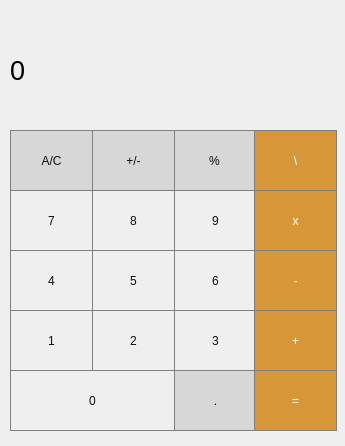
<?xml version="1.0" encoding="UTF-8"?>
<ui version="4.0">
 <class>MainWindow</class>
 <widget class="QMainWindow" name="MainWindow">
  <property name="geometry">
   <rect>
    <x>0</x>
    <y>0</y>
    <width>345</width>
    <height>446</height>
   </rect>
  </property>
  <property name="windowTitle">
   <string>MainWindow</string>
  </property>
  <widget class="QWidget" name="centralwidget">
   <widget class="QLabel" name="result_show">
    <property name="geometry">
     <rect>
      <x>10</x>
      <y>10</y>
      <width>327</width>
      <height>121</height>
     </rect>
    </property>
    <property name="minimumSize">
     <size>
      <width>241</width>
      <height>61</height>
     </size>
    </property>
    <property name="font">
     <font>
      <pointsize>20</pointsize>
     </font>
    </property>
    <property name="styleSheet">
     <string notr="true">QLabel{
	qproperty-alignment: 'AlignVCenter | AlignRight';
	border: 1px solid gray;
	color:  black;
}

background-color:white;</string>
    </property>
    <property name="text">
     <string>0</string>
    </property>
   </widget>
   <widget class="QPushButton" name="pushButton_clear">
    <property name="geometry">
     <rect>
      <x>10</x>
      <y>130</y>
      <width>83</width>
      <height>61</height>
     </rect>
    </property>
    <property name="minimumSize">
     <size>
      <width>61</width>
      <height>61</height>
     </size>
    </property>
    <property name="styleSheet">
     <string notr="true">QPushButton{
	background-color: rgb(215,215,215);
	border: 1px solid gray;
	color: #0f0f0f;
}
QPushButton: pressed {
	background-color: qlineargradient(x1: 0, y1: 0, x2: 0, y2: 1, stop: 0 #BEBEBE stop: 1 #D7D7D7);
}</string>
    </property>
    <property name="text">
     <string>А/C</string>
    </property>
   </widget>
   <widget class="QPushButton" name="pushButton_plus_minus">
    <property name="geometry">
     <rect>
      <x>92</x>
      <y>130</y>
      <width>83</width>
      <height>61</height>
     </rect>
    </property>
    <property name="minimumSize">
     <size>
      <width>61</width>
      <height>61</height>
     </size>
    </property>
    <property name="styleSheet">
     <string notr="true">QPushButton{
	background-color: rgb(215,215,215);
	border: 1px solid gray;
	color: #0f0f0f;
}
QPushButton: pressed {
	background-color: qlineargradient(x1: 0, y1: 0, x2: 0, y2: 1, stop: 0 #BEBEBE stop: 1 #D7D7D7);
}</string>
    </property>
    <property name="text">
     <string>+/-</string>
    </property>
   </widget>
   <widget class="QPushButton" name="pushButton_proc">
    <property name="geometry">
     <rect>
      <x>174</x>
      <y>130</y>
      <width>81</width>
      <height>61</height>
     </rect>
    </property>
    <property name="minimumSize">
     <size>
      <width>61</width>
      <height>61</height>
     </size>
    </property>
    <property name="styleSheet">
     <string notr="true">QPushButton{
	background-color: rgb(215,215,215);
	border: 1px solid gray;
	color: #0f0f0f;
}
QPushButton: pressed {
	background-color: qlineargradient(x1: 0, y1: 0, x2: 0, y2: 1, stop: 0 #BEBEBE stop: 1 #D7D7D7);
}</string>
    </property>
    <property name="text">
     <string>%</string>
    </property>
   </widget>
   <widget class="QPushButton" name="pushButton_del">
    <property name="geometry">
     <rect>
      <x>254</x>
      <y>130</y>
      <width>83</width>
      <height>61</height>
     </rect>
    </property>
    <property name="minimumSize">
     <size>
      <width>61</width>
      <height>61</height>
     </size>
    </property>
    <property name="text">
     <string>\</string>
    </property>
   </widget>
   <widget class="QPushButton" name="pushButton_8">
    <property name="geometry">
     <rect>
      <x>92</x>
      <y>190</y>
      <width>83</width>
      <height>61</height>
     </rect>
    </property>
    <property name="minimumSize">
     <size>
      <width>61</width>
      <height>61</height>
     </size>
    </property>
    <property name="styleSheet">
     <string notr="true">QPushButton{
	border: 1px solid gray;
	color: #0f0f0f;
}
QPushButton: pressed {
	background-color: qlineargradient(x1: 0, y1: 0, x2: 0, y2: 1, stop: 0 #dadbde, stop: 1 #f6f7fa);
}</string>
    </property>
    <property name="text">
     <string>8</string>
    </property>
   </widget>
   <widget class="QPushButton" name="pushButton_7">
    <property name="geometry">
     <rect>
      <x>10</x>
      <y>190</y>
      <width>83</width>
      <height>61</height>
     </rect>
    </property>
    <property name="minimumSize">
     <size>
      <width>61</width>
      <height>61</height>
     </size>
    </property>
    <property name="styleSheet">
     <string notr="true">QPushButton{
	border: 1px solid gray;
	color: #0f0f0f;
}
QPushButton: pressed {
	background-color: qlineargradient(x1: 0, y1: 0, x2: 0, y2: 1, stop: 0 #dadbde, stop: 1 #f6f7fa);
}</string>
    </property>
    <property name="text">
     <string>7</string>
    </property>
   </widget>
   <widget class="QPushButton" name="pushButton_9">
    <property name="geometry">
     <rect>
      <x>174</x>
      <y>190</y>
      <width>83</width>
      <height>61</height>
     </rect>
    </property>
    <property name="minimumSize">
     <size>
      <width>61</width>
      <height>61</height>
     </size>
    </property>
    <property name="styleSheet">
     <string notr="true">QPushButton{
	border: 1px solid gray;
	color: #0f0f0f;
}
QPushButton: pressed {
	background-color: qlineargradient(x1: 0, y1: 0, x2: 0, y2: 1, stop: 0 #dadbde, stop: 1 #f6f7fa);
}</string>
    </property>
    <property name="text">
     <string>9</string>
    </property>
   </widget>
   <widget class="QPushButton" name="pushButton_5">
    <property name="geometry">
     <rect>
      <x>92</x>
      <y>250</y>
      <width>83</width>
      <height>61</height>
     </rect>
    </property>
    <property name="minimumSize">
     <size>
      <width>61</width>
      <height>61</height>
     </size>
    </property>
    <property name="styleSheet">
     <string notr="true">QPushButton{
	border: 1px solid gray;
	color: #0f0f0f;
}
QPushButton: pressed {
	background-color: qlineargradient(x1: 0, y1: 0, x2: 0, y2: 1, stop: 0 #dadbde, stop: 1 #f6f7fa);
}</string>
    </property>
    <property name="text">
     <string>5</string>
    </property>
   </widget>
   <widget class="QPushButton" name="pushButton_4">
    <property name="geometry">
     <rect>
      <x>10</x>
      <y>250</y>
      <width>83</width>
      <height>61</height>
     </rect>
    </property>
    <property name="minimumSize">
     <size>
      <width>61</width>
      <height>61</height>
     </size>
    </property>
    <property name="styleSheet">
     <string notr="true">QPushButton{
	border: 1px solid gray;
	color: #0f0f0f;
}
QPushButton: pressed {
	background-color: qlineargradient(x1: 0, y1: 0, x2: 0, y2: 1, stop: 0 #dadbde, stop: 1 #f6f7fa);
}</string>
    </property>
    <property name="text">
     <string>4</string>
    </property>
   </widget>
   <widget class="QPushButton" name="pushButton_11">
    <property name="geometry">
     <rect>
      <x>254</x>
      <y>250</y>
      <width>83</width>
      <height>61</height>
     </rect>
    </property>
    <property name="minimumSize">
     <size>
      <width>61</width>
      <height>61</height>
     </size>
    </property>
    <property name="text">
     <string>-</string>
    </property>
   </widget>
   <widget class="QPushButton" name="pushButton_6">
    <property name="geometry">
     <rect>
      <x>174</x>
      <y>250</y>
      <width>83</width>
      <height>61</height>
     </rect>
    </property>
    <property name="minimumSize">
     <size>
      <width>61</width>
      <height>61</height>
     </size>
    </property>
    <property name="styleSheet">
     <string notr="true">QPushButton{
	border: 1px solid gray;
	color: #0f0f0f;
}
QPushButton: pressed {
	background-color: qlineargradient(x1: 0, y1: 0, x2: 0, y2: 1, stop: 0 #dadbde, stop: 1 #f6f7fa);
}</string>
    </property>
    <property name="text">
     <string>6</string>
    </property>
   </widget>
   <widget class="QPushButton" name="pushButton_2">
    <property name="geometry">
     <rect>
      <x>92</x>
      <y>310</y>
      <width>83</width>
      <height>61</height>
     </rect>
    </property>
    <property name="minimumSize">
     <size>
      <width>61</width>
      <height>61</height>
     </size>
    </property>
    <property name="styleSheet">
     <string notr="true">QPushButton{
	border: 1px solid gray;
	color: #0f0f0f;
}
QPushButton: pressed {
	background-color: qlineargradient(x1: 0, y1: 0, x2: 0, y2: 1, stop: 0 #dadbde, stop: 1 #f6f7fa);
}</string>
    </property>
    <property name="text">
     <string>2</string>
    </property>
   </widget>
   <widget class="QPushButton" name="pushButton_1">
    <property name="geometry">
     <rect>
      <x>10</x>
      <y>310</y>
      <width>83</width>
      <height>61</height>
     </rect>
    </property>
    <property name="minimumSize">
     <size>
      <width>61</width>
      <height>61</height>
     </size>
    </property>
    <property name="styleSheet">
     <string notr="true">QPushButton{
	border: 1px solid gray;
	color: #0f0f0f;
}
QPushButton: pressed {
	background-color: qlineargradient(x1: 0, y1: 0, x2: 0, y2: 1, stop: 0 #dadbde, stop: 1 #f6f7fa);
}</string>
    </property>
    <property name="text">
     <string>1</string>
    </property>
   </widget>
   <widget class="QPushButton" name="pushButton_3">
    <property name="geometry">
     <rect>
      <x>174</x>
      <y>310</y>
      <width>83</width>
      <height>61</height>
     </rect>
    </property>
    <property name="minimumSize">
     <size>
      <width>61</width>
      <height>61</height>
     </size>
    </property>
    <property name="styleSheet">
     <string notr="true">QPushButton{
	border: 1px solid gray;
	color: #0f0f0f;
}
QPushButton: pressed {
	background-color: qlineargradient(x1: 0, y1: 0, x2: 0, y2: 1, stop: 0 #dadbde, stop: 1 #f6f7fa);
}</string>
    </property>
    <property name="text">
     <string>3</string>
    </property>
   </widget>
   <widget class="QPushButton" name="pushButton_0">
    <property name="geometry">
     <rect>
      <x>10</x>
      <y>370</y>
      <width>165</width>
      <height>61</height>
     </rect>
    </property>
    <property name="minimumSize">
     <size>
      <width>61</width>
      <height>61</height>
     </size>
    </property>
    <property name="styleSheet">
     <string notr="true">QPushButton{
	border: 1px solid gray;
	color: #0f0f0f;
}
QPushButton: pressed {
	background-color: qlineargradient(x1: 0, y1: 0, x2: 0, y2: 1, stop: 0 #dadbde, stop: 1 #f6f7fa);
}</string>
    </property>
    <property name="text">
     <string>0</string>
    </property>
   </widget>
   <widget class="QPushButton" name="pushButton_19">
    <property name="geometry">
     <rect>
      <x>254</x>
      <y>370</y>
      <width>83</width>
      <height>61</height>
     </rect>
    </property>
    <property name="minimumSize">
     <size>
      <width>61</width>
      <height>61</height>
     </size>
    </property>
    <property name="text">
     <string>=</string>
    </property>
   </widget>
   <widget class="QPushButton" name="pushButton_dot">
    <property name="geometry">
     <rect>
      <x>174</x>
      <y>370</y>
      <width>83</width>
      <height>61</height>
     </rect>
    </property>
    <property name="minimumSize">
     <size>
      <width>61</width>
      <height>61</height>
     </size>
    </property>
    <property name="styleSheet">
     <string notr="true">QPushButton{
	background-color: rgb(215,215,215);
	border: 1px solid gray;
	color: #0f0f0f;
}
QPushButton: pressed {
	background-color: qlineargradient(x1: 0, y1: 0, x2: 0, y2: 1, stop: 0 #BEBEBE stop: 1 #D7D7D7);
}</string>
    </property>
    <property name="text">
     <string>.</string>
    </property>
   </widget>
   <widget class="QPushButton" name="pushButton_plus">
    <property name="geometry">
     <rect>
      <x>254</x>
      <y>310</y>
      <width>83</width>
      <height>61</height>
     </rect>
    </property>
    <property name="minimumSize">
     <size>
      <width>61</width>
      <height>61</height>
     </size>
    </property>
    <property name="styleSheet">
     <string notr="true">QPushButton{
	background-color: rgb(215,151,57);
	border: 1px solid gray;
	color: white;
}
QPushButton: pressed {
	background-color: qlineargradient(x1: 0, y1: 0, x2: 0, y2: 1, stop: 0 #FF7832 stop: 1 #FF9739);
}</string>
    </property>
    <property name="text">
     <string>+</string>
    </property>
   </widget>
   <widget class="QPushButton" name="pushButton_res">
    <property name="geometry">
     <rect>
      <x>254</x>
      <y>370</y>
      <width>83</width>
      <height>61</height>
     </rect>
    </property>
    <property name="minimumSize">
     <size>
      <width>61</width>
      <height>61</height>
     </size>
    </property>
    <property name="styleSheet">
     <string notr="true">QPushButton{
	background-color: rgb(215,151,57);
	border: 1px solid gray;
	color: white;
}
QPushButton: pressed {
	background-color: qlineargradient(x1: 0, y1: 0, x2: 0, y2: 1, stop: 0 #FF7832 stop: 1 #FF9739);
}</string>
    </property>
    <property name="text">
     <string>=</string>
    </property>
   </widget>
   <widget class="QPushButton" name="pushButton_minus">
    <property name="geometry">
     <rect>
      <x>254</x>
      <y>250</y>
      <width>83</width>
      <height>61</height>
     </rect>
    </property>
    <property name="minimumSize">
     <size>
      <width>61</width>
      <height>61</height>
     </size>
    </property>
    <property name="styleSheet">
     <string notr="true">QPushButton{
	background-color: rgb(215,151,57);
	border: 1px solid gray;
	color: white;
}
QPushButton: pressed {
	background-color: qlineargradient(x1: 0, y1: 0, x2: 0, y2: 1, stop: 0 #FF7832 stop: 1 #FF9739);
}</string>
    </property>
    <property name="text">
     <string>-</string>
    </property>
   </widget>
   <widget class="QPushButton" name="pushButton_divide">
    <property name="geometry">
     <rect>
      <x>254</x>
      <y>130</y>
      <width>83</width>
      <height>61</height>
     </rect>
    </property>
    <property name="minimumSize">
     <size>
      <width>61</width>
      <height>61</height>
     </size>
    </property>
    <property name="styleSheet">
     <string notr="true">QPushButton{
	background-color: rgb(215,151,57);
	border: 1px solid gray;
	color: white;
}
QPushButton: pressed {
	background-color: qlineargradient(x1: 0, y1: 0, x2: 0, y2: 1, stop: 0 #FF7832 stop: 1 #FF9739);
}</string>
    </property>
    <property name="text">
     <string>\</string>
    </property>
   </widget>
   <widget class="QPushButton" name="pushButton_x">
    <property name="geometry">
     <rect>
      <x>254</x>
      <y>190</y>
      <width>83</width>
      <height>61</height>
     </rect>
    </property>
    <property name="minimumSize">
     <size>
      <width>61</width>
      <height>61</height>
     </size>
    </property>
    <property name="styleSheet">
     <string notr="true">QPushButton{
	background-color: rgb(215,151,57);
	border: 1px solid gray;
	color: white;
}
QPushButton: pressed {
	background-color: qlineargradient(x1: 0, y1: 0, x2: 0, y2: 1, stop: 0 #FF7832 stop: 1 #FF9739);
}</string>
    </property>
    <property name="text">
     <string>x</string>
    </property>
   </widget>
  </widget>
 </widget>
 <resources/>
 <connections/>
</ui>
